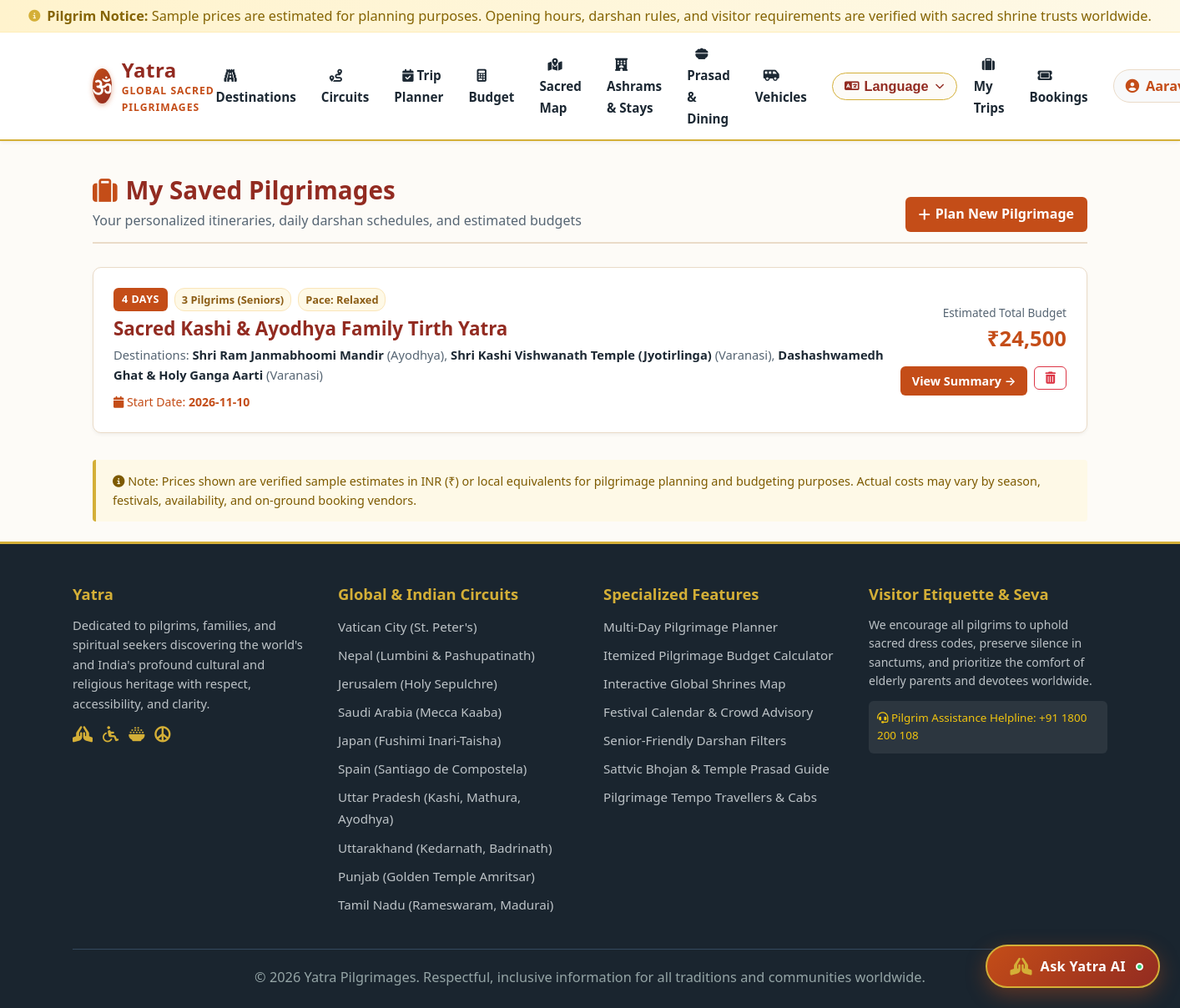
Page /my-trips (signed in) on the committed database.
### tables this page shows
CREATE TABLE trips (
    id INTEGER PRIMARY KEY AUTOINCREMENT,
    user_id INTEGER,
    title TEXT NOT NULL,
    circuit_id INTEGER,
    destination_ids_json TEXT NOT NULL,
    start_date TEXT,
    total_days INTEGER NOT NULL,
    travelers_count INTEGER DEFAULT 2,
    traveler_profile TEXT CHECK(traveler_profile IN ('solo', 'couple', 'family', 'seniors')),
    pace TEXT CHECK(pace IN ('relaxed', 'balanced', 'active')),
    budget_tier TEXT CHECK(budget_tier IN ('economy', 'standard', 'comfort')),
    estimated_total_cost REAL NOT NULL,
    notes TEXT,
    created_at TIMESTAMP DEFAULT CURRENT_TIMESTAMP,
    FOREIGN KEY (user_id) REFERENCES users (id) ON DELETE CASCADE,
    FOREIGN KEY (circuit_id) REFERENCES circuits (id) ON DELETE SET NULL
);

CREATE TABLE religious_site_details (
    id INTEGER PRIMARY KEY AUTOINCREMENT,
    destination_id INTEGER UNIQUE NOT NULL,
    opening_hours TEXT NOT NULL,
    morning_aarti_time TEXT,
    evening_aarti_time TEXT,
    darshan_timings TEXT NOT NULL,
    special_darshan_info TEXT,
    entry_fee_info TEXT, -- Sample price details clearly stated
    dress_code TEXT NOT NULL,
    footwear_rules TEXT NOT NULL,
    phone_camera_rules TEXT NOT NULL,
    security_info TEXT,
    non_hindu_entry_rules TEXT,
    wheelchair_accessible INTEGER DEFAULT 0,
    senior_priority_darshan INTEGER DEFAULT 0,
    battery_car_available INTEGER DEFAULT 0,
    walking_distance_meters INTEGER DEFAULT 200,
    medical_facility_nearby INTEGER DEFAULT 1,
    official_booking_url TEXT,
    FOREIGN KEY (destination_id) REFERENCES destinations (id) ON DELETE CASCADE
);

CREATE TABLE destinations (
    id INTEGER PRIMARY KEY AUTOINCREMENT,
    name TEXT NOT NULL,
    city TEXT NOT NULL,
    state TEXT NOT NULL,
    country TEXT DEFAULT 'India',
    category TEXT NOT NULL CHECK(category IN ('temple', 'pilgrimage_route', 'sacred_river', 'mosque_dargah', 'church', 'gurudwara', 'monastery', 'heritage_site')),
    religion_tradition TEXT NOT NULL,
    description TEXT NOT NULL,
    history TEXT,
    significance TEXT,
    best_time_to_visit TEXT,
    latitude REAL,
    longitude REAL,
    image_url TEXT,
    verified INTEGER DEFAULT 1
);

### routes/trips.py (the view)
@trips_bp.route('/my-trips')
@login_required
def my_trips():
    user_id = session['user_id']
    trips = ItineraryService.get_user_trips(user_id)
    return render_template('my_trips.html', trips=trips, disclaimer=Config.SAMPLE_PRICE_DISCLAIMER)

### db.py (called while the page is built)
def get_db():
    if 'db' not in g:
        db_path = current_app.config.get('DATABASE_PATH', Config.DATABASE_PATH)
        g.db = sqlite3.connect(db_path)
        g.db.row_factory = sqlite3.Row
        g.db.execute("PRAGMA foreign_keys = ON;")
    return g.db

### routes/auth.py (called while the page is built)
def login_required(view):
    @wraps(view)
    def wrapped_view(**kwargs):
        if 'user_id' not in session:
            flash("Please sign in to access this pilgrimage feature.", "info")
            return redirect(url_for('auth.login', next=request.url))
        return view(**kwargs)
    return wrapped_view

### services/itinerary_service.py (called while the page is built, shortened)
    @staticmethod
    def get_user_trips(user_id):
        db = get_db()
        query = """
            SELECT t.*, c.name as circuit_name
            FROM trips t
            LEFT JOIN circuits c ON t.circuit_id = c.id
            WHERE t.user_id = ?
            ORDER BY t.created_at DESC
        """
        rows = db.execute(query, (user_id,)).fetchall()
        trips = []
        for r in rows:
            trip_dict = dict(r)
            try:
                dest_ids = json.loads(trip_dict["destination_ids_json"])
            except Exception:
                dest_ids = []
            trip_dict["destinations"] = LocationService.get_destinations_by_ids(dest_ids)
            trips.append(trip_dict)
        return trips

### services/location_service.py (called while the page is built)
    @staticmethod
    def get_destinations_by_ids(dest_ids):
        if not dest_ids:
            return []
        if is_supabase_enabled():
            dests = SupabaseService.get_destinations_by_ids(dest_ids)
            if dests:
                return dests
        db = get_db()
        placeholders = ",".join("?" for _ in dest_ids)
        query = f"""
            SELECT d.*, rsd.*
            FROM destinations d
            LEFT JOIN religious_site_details rsd ON d.id = rsd.destination_id
            WHERE d.id IN ({placeholders})
        """
        rows = db.execute(query, dest_ids).fetchall()
        return [dict(r) for r in rows]

### services/supabase_service.py (called while the page is built, shortened)
def get_supabase():
    global _supabase_client
    if _supabase_client is not None:
        return _supabase_client
    url = os.environ.get("SUPABASE_URL")
    key = os.environ.get("SUPABASE_SERVICE_ROLE_KEY") or os.environ.get("SUPABASE_KEY")
    if not url or not key:
        return None

def is_supabase_enabled():
    if has_app_context() and current_app and current_app.config.get("TESTING"):
        return False
    client = get_supabase()
    return client is not None

### templates/my_trips.html (shortened to what this page needs)
{% extends 'base.html' %}
{% block content %}
<div class="section-header">
    <div>
        <h2><i class="fa-solid fa-suitcase" style="color: var(--primary-color);"></i> My Saved Pilgrimages</h2>
        <p>Your personalized itineraries, daily darshan schedules, and estimated budgets</p>
    </div>
    <div>
        <a href="{{ url_for('trips.planner') }}" class="btn-primary">
            <i class="fa-solid fa-plus"></i> Plan New Pilgrimage
        </a>
    </div>
</div>
{% if trips %}
    <div style="display: flex; flex-direction: column; gap: 24px;">
        {% for trip in trips %}
            <div style="background: #ffffff; border: 1px solid var(--border-color); border-radius: var(--radius-md); padding: 24px; box-shadow: var(--shadow-sm); display: flex; justify-content: space-between; align-items: center; flex-wrap: wrap; gap: 20px;">
                <div style="flex: 1; min-width: 280px;">
                    <div style="display: flex; gap: 8px; margin-bottom: 6px;">
                        <span class="badge-tag" style="position: static;">{{ trip.total_days }} Days</span>
                        <span class="amenity-pill" style="font-size: 0.8rem;">{{ trip.travelers_count }} Pilgrims ({{ trip.traveler_profile|capitalize }})</span>
                        <span class="amenity-pill" style="font-size: 0.8rem;">Pace: {{ trip.pace|capitalize }}</span>
                    </div>
                    <h3 style="font-size: 1.4rem; color: var(--secondary-color); margin-bottom: 6px;">{{ trip.title }}</h3>
                    <div style="font-size: 0.92rem; color: var(--text-muted); margin-bottom: 10px;">
                        Destinations:
                        {% for d in trip.destinations %}
                            <strong style="color: var(--text-primary);">{{ d.name }}</strong> ({{ d.city }}){% if not loop.last %}, {% endif %}
                        {% endfor %}
                    </div>
                    {% if trip.start_date %}
                        <div style="font-size: 0.88rem; color: var(--primary-color);">
                            <i class="fa-solid fa-calendar"></i> Start Date: <strong>{{ trip.start_date }}</strong>
                        </div>
                    {% endif %}
                </div>
                <div style="text-align: right; min-width: 180px;">
                    <div style="font-size: 0.85rem; color: var(--text-muted);">Estimated Total Budget</div>
                    <div style="font-size: 1.6rem; font-weight: 800; color: var(--primary-color); margin-bottom: 12px;">
                        ₹{{ "{:,.0f}".format(trip.estimated_total_cost) }}
                    </div>
                    <div style="display: flex; gap: 8px; justify-content: flex-end; flex-wrap: wrap;">
                        <a href="{{ url_for('trips.trip_summary', trip_id=trip.id) }}" class="btn-primary" style="padding: 6px 14px; font-size: 0.9rem;">
                            View Summary &rarr;
                        </a>
                        <form action="{{ url_for('trips.delete_trip', trip_id=trip.id) }}" method="POST" onsubmit="return confirm('Are you sure you want to delete this pilgrimage itinerary?');" style="display: inline;">
                            <button type="submit" class="btn-outline" style="padding: 6px 12px; font-size: 0.9rem; color: #dc3545; border-color: #dc3545;" title="Delete Trip">
                                <i class="fa-solid fa-trash-can"></i>
                            </button>
                        </form>
                    </div>
                </div>
            </div>
        {% endfor %}
    </div>
{% endif %}
<div style="margin-top: 32px; padding: 14px 20px; background: #fef9e7; border-left: 4px solid var(--accent-gold); border-radius: 4px; font-size: 0.9rem; color: #7d5a00;">
    <i class="fa-solid fa-circle-info"></i> {{ disclaimer }}
</div>
{% endblock %}

### static/css/style.css (style rules this page uses)
:root { --primary-color: #c44d18; --primary-hover: #a33c10; --secondary-color: #922b21; --accent-gold: #d4af37; --accent-gold-light: #fef9e7; --accent-teal: #117864; --bg-parchment: #fdfbf7; --bg-card: #ffffff; --text-primary: #1c2833; --text-muted: #566573; --border-color: #eadbc8; --shadow-sm: 0 2px 4px rgba(0, 0, 0, 0.05); --shadow-md: 0 4px 12px rgba(196, 77, 24, 0.08); --shadow-lg: 0 8px 24px rgba(0, 0, 0, 0.12); --radius-sm: 6px; --radius-md: 10px; --radius-lg: 16px; --font-family: 'Segoe UI', -apple-system, BlinkMacSystemFont, Roboto, sans-serif; }
* { box-sizing: border-box; margin: 0; padding: 0; }
body { font-family: var(--font-family); background-color: var(--bg-parchment); color: var(--text-primary); line-height: 1.6; font-size: 16px; min-height: 100vh; display: flex; flex-direction: column; }
p, li, span, input, select, textarea, button { font-size: 1.02rem; }
h1, h2, h3, h4, h5 { color: var(--secondary-color); font-weight: 700; line-height: 1.3; }
a { color: var(--primary-color); text-decoration: none; transition: color 0.2s ease; }
.section-header { margin-bottom: 28px; display: flex; justify-content: space-between; align-items: flex-end; border-bottom: 2px solid var(--border-color); padding-bottom: 12px; }
.section-header h2 { font-size: 1.85rem; display: flex; align-items: center; gap: 10px; }
.section-header p { color: var(--text-muted); font-size: 1rem; margin-top: 4px; }
.badge-tag { position: absolute; top: 12px; left: 12px; background-color: var(--primary-color); color: #ffffff; padding: 4px 10px; border-radius: var(--radius-sm); font-size: 0.78rem; font-weight: 700; text-transform: uppercase; letter-spacing: 0.5px; }
.amenity-pill { background-color: var(--accent-gold-light); border: 1px solid #fae5b8; color: #8c5d15; font-size: 0.8rem; font-weight: 600; padding: 3px 8px; border-radius: 12px; display: flex; align-items: center; gap: 4px; }
.btn-primary { background-color: var(--primary-color); color: #ffffff; padding: 8px 16px; border-radius: var(--radius-sm); font-weight: 600; border: none; cursor: pointer; display: inline-flex; align-items: center; gap: 6px; transition: background 0.2s; }
.btn-outline { background-color: transparent; color: var(--primary-color); border: 1px solid var(--primary-color); padding: 8px 16px; border-radius: var(--radius-sm); font-weight: 600; cursor: pointer; display: inline-flex; align-items: center; gap: 6px; transition: all 0.2s; }
body { top: 0px !important; }

### rows in the picture
trips: total_days "4", travelers_count "3", traveler_profile "Seniors", pace "Relaxed", title "Sacred Kashi & Ayodhya Family Tirth Yatra", start_date "2026-11-10", estimated_total_cost "24,500"
religious_site_details: name "Shri Ram Janmabhoomi Mandir", city "Ayodhya"
religious_site_details: name "Shri Kashi Vishwanath Temple (Jyotirlinga)", city "Varanasi"
religious_site_details: name "Dashashwamedh Ghat & Holy Ganga Aarti", city "Varanasi"
